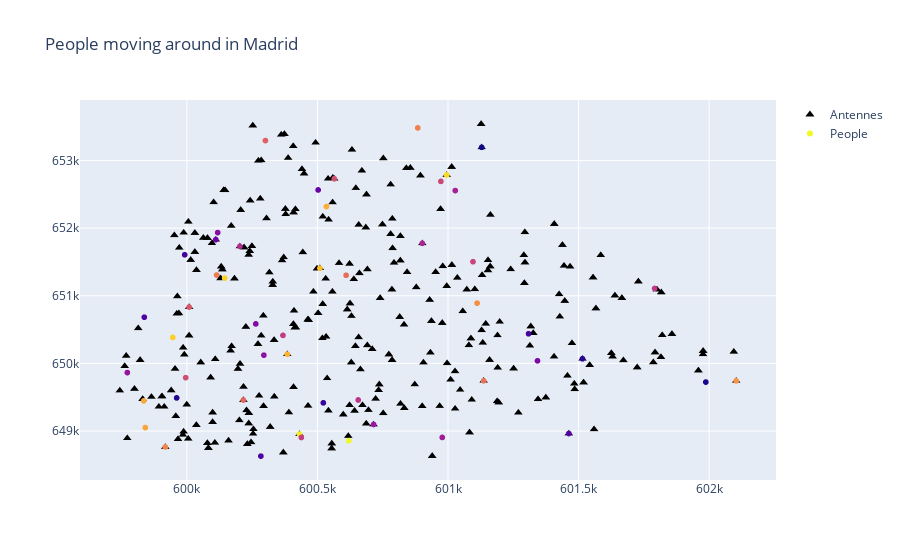

The cell this chart's notebook holds for it:
### Code cell
create_plot_madrid(gdf,sub_gdf,'People moving around in Madrid')

### Figure 1 — Plotly figure (JSON) as saved in the notebook; plotly's stock layout.template omitted (floating-point values rounded to 4 significant figures; data arrays with more than 128 entries replaced by an {"elided": "..."} marker saying what was removed)
{"data": [{"marker": {"color": "black", "size": 8, "symbol": "triangle-up"}, "mode": "markers", "name": "Antennes", "text": {"elided": "527 str values"}, "type": "scattergl", "x": {"elided": "527 float values"}, "y": {"elided": "527 float values"}}, {"marker": {"color": {"elided": "527 int values"}}, "mode": "markers", "name": "People", "text": {"elided": "527 str values"}, "type": "scattergl", "x": {"elided": "527 float values"}, "y": {"elided": "527 float values"}}], "layout": {"title": {"text": "People moving around in Madrid"}}}
